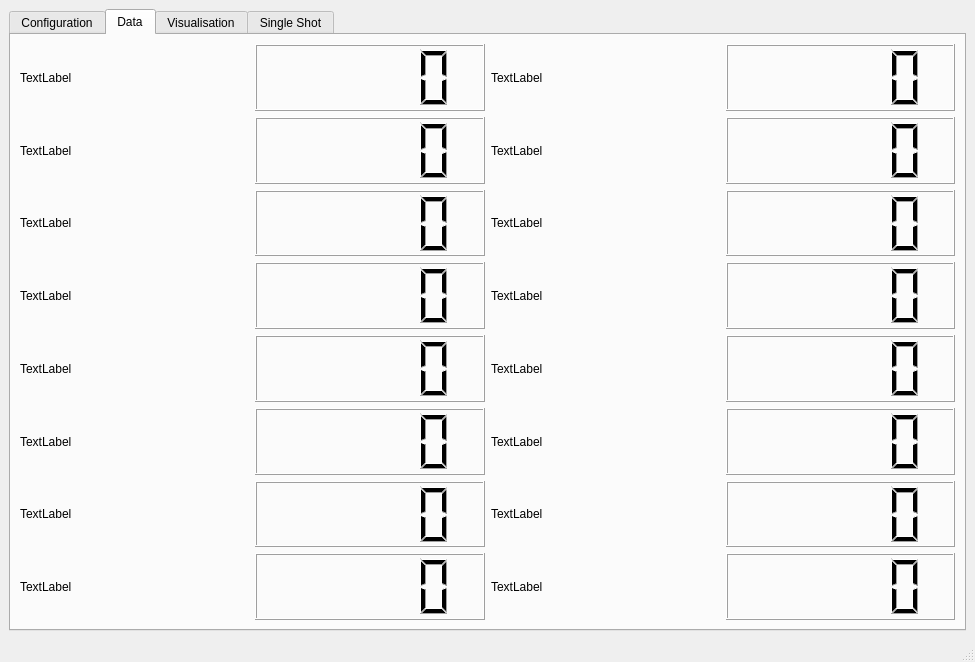
<?xml version="1.0" encoding="UTF-8"?>
<ui version="4.0">
 <class>MainWindow</class>
 <widget class="QMainWindow" name="MainWindow">
  <property name="geometry">
   <rect>
    <x>0</x>
    <y>0</y>
    <width>975</width>
    <height>662</height>
   </rect>
  </property>
  <property name="windowTitle">
   <string>Counter Program</string>
  </property>
  <widget class="QWidget" name="centralwidget">
   <layout class="QHBoxLayout" name="horizontalLayout_2">
    <item>
     <widget class="QTabWidget" name="tabWidget">
      <property name="currentIndex">
       <number>1</number>
      </property>
      <widget class="QWidget" name="Configuration">
       <attribute name="title">
        <string>Configuration</string>
       </attribute>
       <layout class="QGridLayout" name="gridLayout_3">
        <item row="0" column="0">
         <layout class="QGridLayout" name="gridLayout_2">
          <item row="4" column="3">
           <widget class="QLineEdit" name="lineEdit_conf_data_loc">
            <property name="font">
             <font>
              <italic>true</italic>
             </font>
            </property>
            <property name="text">
             <string>./data/</string>
            </property>
            <property name="frame">
             <bool>true</bool>
            </property>
            <property name="alignment">
             <set>Qt::AlignLeading|Qt::AlignLeft|Qt::AlignVCenter</set>
            </property>
            <property name="placeholderText">
             <string/>
            </property>
           </widget>
          </item>
          <item row="4" column="1">
           <widget class="QLabel" name="label_data_location">
            <property name="text">
             <string>Data location</string>
            </property>
           </widget>
          </item>
          <item row="1" column="1">
           <widget class="QLabel" name="label_averages">
            <property name="text">
             <string>Nr of avrerages</string>
            </property>
           </widget>
          </item>
          <item row="7" column="1">
           <spacer name="horizontalSpacer">
            <property name="orientation">
             <enum>Qt::Horizontal</enum>
            </property>
            <property name="sizeHint" stdset="0">
             <size>
              <width>40</width>
              <height>20</height>
             </size>
            </property>
           </spacer>
          </item>
          <item row="8" column="1">
           <widget class="QPushButton" name="pushButton_conf_Set_configuration">
            <property name="text">
             <string>Set configuration</string>
            </property>
           </widget>
          </item>
          <item row="1" column="3">
           <widget class="QSpinBox" name="spinBox_conf_averages">
            <property name="buttonSymbols">
             <enum>QAbstractSpinBox::NoButtons</enum>
            </property>
            <property name="value">
             <number>1</number>
            </property>
           </widget>
          </item>
          <item row="8" column="3">
           <widget class="QPushButton" name="pushButton_conf_start">
            <property name="text">
             <string>Start</string>
            </property>
           </widget>
          </item>
          <item row="8" column="2">
           <widget class="QPushButton" name="pushButton_conf_stop">
            <property name="text">
             <string>Stop</string>
            </property>
           </widget>
          </item>
          <item row="0" column="3">
           <widget class="QSpinBox" name="spinBox_conf_akw_time">
            <property name="buttonSymbols">
             <enum>QAbstractSpinBox::NoButtons</enum>
            </property>
            <property name="maximum">
             <number>100000</number>
            </property>
            <property name="value">
             <number>1000</number>
            </property>
           </widget>
          </item>
          <item row="3" column="3">
           <widget class="QTimeEdit" name="timeEdit_conf_save_period">
            <property name="currentSection">
             <enum>QDateTimeEdit::MinuteSection</enum>
            </property>
            <property name="displayFormat">
             <string>mm:ss</string>
            </property>
            <property name="time">
             <time>
              <hour>0</hour>
              <minute>10</minute>
              <second>0</second>
             </time>
            </property>
           </widget>
          </item>
          <item row="5" column="1">
           <widget class="QLabel" name="label">
            <property name="text">
             <string>Data save type</string>
            </property>
           </widget>
          </item>
          <item row="3" column="1">
           <widget class="QLabel" name="label_save_period">
            <property name="text">
             <string>Auto save period</string>
            </property>
           </widget>
          </item>
          <item row="3" column="2">
           <widget class="QPushButton" name="pushButton_conf_Force_save">
            <property name="text">
             <string>Force save now</string>
            </property>
           </widget>
          </item>
          <item row="5" column="3">
           <widget class="QComboBox" name="comboBox_conf_save_type">
            <item>
             <property name="text">
              <string>JSON</string>
             </property>
            </item>
            <item>
             <property name="text">
              <string>Exel compliant</string>
             </property>
            </item>
           </widget>
          </item>
          <item row="7" column="2">
           <spacer name="horizontalSpacer_2">
            <property name="orientation">
             <enum>Qt::Horizontal</enum>
            </property>
            <property name="sizeType">
             <enum>QSizePolicy::MinimumExpanding</enum>
            </property>
            <property name="sizeHint" stdset="0">
             <size>
              <width>40</width>
              <height>20</height>
             </size>
            </property>
           </spacer>
          </item>
          <item row="7" column="3">
           <spacer name="verticalSpacer_2">
            <property name="orientation">
             <enum>Qt::Vertical</enum>
            </property>
            <property name="sizeHint" stdset="0">
             <size>
              <width>20</width>
              <height>40</height>
             </size>
            </property>
           </spacer>
          </item>
          <item row="4" column="2" alignment="Qt::AlignHCenter|Qt::AlignVCenter">
           <widget class="QToolButton" name="toolButton_conf_log_file_location">
            <property name="sizePolicy">
             <sizepolicy hsizetype="Maximum" vsizetype="Maximum">
              <horstretch>0</horstretch>
              <verstretch>0</verstretch>
             </sizepolicy>
            </property>
            <property name="minimumSize">
             <size>
              <width>0</width>
              <height>0</height>
             </size>
            </property>
            <property name="layoutDirection">
             <enum>Qt::LeftToRight</enum>
            </property>
            <property name="autoFillBackground">
             <bool>false</bool>
            </property>
            <property name="text">
             <string>Log file location</string>
            </property>
           </widget>
          </item>
          <item row="0" column="1">
           <widget class="QLabel" name="label_akw_time">
            <property name="text">
             <string>Acquisition time [ms]</string>
            </property>
           </widget>
          </item>
          <item row="6" column="1">
           <widget class="QLabel" name="label_18">
            <property name="text">
             <string>Arduino Port</string>
            </property>
           </widget>
          </item>
          <item row="6" column="3">
           <widget class="QComboBox" name="comboBox_conf_Port_name"/>
          </item>
         </layout>
        </item>
       </layout>
      </widget>
      <widget class="QWidget" name="Data">
       <attribute name="title">
        <string>Data</string>
       </attribute>
       <layout class="QHBoxLayout" name="horizontalLayout">
        <item>
         <layout class="QGridLayout" name="gridLayout">
          <item row="7" column="0">
           <widget class="QLabel" name="label_8">
            <property name="text">
             <string>TextLabel</string>
            </property>
           </widget>
          </item>
          <item row="6" column="1">
           <widget class="QLCDNumber" name="lcdNumber_7"/>
          </item>
          <item row="3" column="1">
           <widget class="QLCDNumber" name="lcdNumber_4"/>
          </item>
          <item row="7" column="2">
           <widget class="QLabel" name="label_16">
            <property name="text">
             <string>TextLabel</string>
            </property>
           </widget>
          </item>
          <item row="2" column="2">
           <widget class="QLabel" name="label_11">
            <property name="text">
             <string>TextLabel</string>
            </property>
           </widget>
          </item>
          <item row="7" column="1">
           <widget class="QLCDNumber" name="lcdNumber_8"/>
          </item>
          <item row="4" column="0">
           <widget class="QLabel" name="label_5">
            <property name="text">
             <string>TextLabel</string>
            </property>
           </widget>
          </item>
          <item row="5" column="0">
           <widget class="QLabel" name="label_6">
            <property name="text">
             <string>TextLabel</string>
            </property>
           </widget>
          </item>
          <item row="5" column="1">
           <widget class="QLCDNumber" name="lcdNumber_6"/>
          </item>
          <item row="0" column="1">
           <widget class="QLCDNumber" name="lcdNumber_1"/>
          </item>
          <item row="4" column="1">
           <widget class="QLCDNumber" name="lcdNumber_5"/>
          </item>
          <item row="3" column="2">
           <widget class="QLabel" name="label_12">
            <property name="text">
             <string>TextLabel</string>
            </property>
           </widget>
          </item>
          <item row="1" column="2">
           <widget class="QLabel" name="label_10">
            <property name="text">
             <string>TextLabel</string>
            </property>
           </widget>
          </item>
          <item row="5" column="2">
           <widget class="QLabel" name="label_14">
            <property name="text">
             <string>TextLabel</string>
            </property>
           </widget>
          </item>
          <item row="1" column="1">
           <widget class="QLCDNumber" name="lcdNumber_2"/>
          </item>
          <item row="4" column="2">
           <widget class="QLabel" name="label_13">
            <property name="text">
             <string>TextLabel</string>
            </property>
           </widget>
          </item>
          <item row="0" column="0">
           <widget class="QLabel" name="label_1">
            <property name="text">
             <string>TextLabel</string>
            </property>
           </widget>
          </item>
          <item row="6" column="2">
           <widget class="QLabel" name="label_15">
            <property name="text">
             <string>TextLabel</string>
            </property>
           </widget>
          </item>
          <item row="0" column="2">
           <widget class="QLabel" name="label_9">
            <property name="text">
             <string>TextLabel</string>
            </property>
           </widget>
          </item>
          <item row="1" column="0">
           <widget class="QLabel" name="label_2">
            <property name="text">
             <string>TextLabel</string>
            </property>
           </widget>
          </item>
          <item row="3" column="0">
           <widget class="QLabel" name="label_4">
            <property name="text">
             <string>TextLabel</string>
            </property>
           </widget>
          </item>
          <item row="2" column="0">
           <widget class="QLabel" name="label_3">
            <property name="text">
             <string>TextLabel</string>
            </property>
           </widget>
          </item>
          <item row="6" column="0">
           <widget class="QLabel" name="label_7">
            <property name="text">
             <string>TextLabel</string>
            </property>
           </widget>
          </item>
          <item row="2" column="1">
           <widget class="QLCDNumber" name="lcdNumber_3"/>
          </item>
          <item row="0" column="3">
           <widget class="QLCDNumber" name="lcdNumber_9"/>
          </item>
          <item row="1" column="3">
           <widget class="QLCDNumber" name="lcdNumber_10"/>
          </item>
          <item row="2" column="3">
           <widget class="QLCDNumber" name="lcdNumber_11"/>
          </item>
          <item row="3" column="3">
           <widget class="QLCDNumber" name="lcdNumber_12"/>
          </item>
          <item row="4" column="3">
           <widget class="QLCDNumber" name="lcdNumber_13"/>
          </item>
          <item row="5" column="3">
           <widget class="QLCDNumber" name="lcdNumber_14"/>
          </item>
          <item row="6" column="3">
           <widget class="QLCDNumber" name="lcdNumber_15"/>
          </item>
          <item row="7" column="3">
           <widget class="QLCDNumber" name="lcdNumber_16"/>
          </item>
         </layout>
        </item>
       </layout>
      </widget>
      <widget class="QWidget" name="Visualisation">
       <attribute name="title">
        <string>Visualisation</string>
       </attribute>
       <layout class="QGridLayout" name="gridLayout_4">
        <item row="1" column="0">
         <spacer name="horizontalSpacer_3">
          <property name="orientation">
           <enum>Qt::Horizontal</enum>
          </property>
          <property name="sizeHint" stdset="0">
           <size>
            <width>40</width>
            <height>20</height>
           </size>
          </property>
         </spacer>
        </item>
        <item row="0" column="0" colspan="2">
         <widget class="QFrame" name="frame">
          <property name="frameShape">
           <enum>QFrame::StyledPanel</enum>
          </property>
          <property name="frameShadow">
           <enum>QFrame::Raised</enum>
          </property>
          <layout class="QHBoxLayout" name="horizontalLayout_4">
           <item>
            <widget class="QWidget" name="Put_fig_here" native="true"/>
           </item>
          </layout>
         </widget>
        </item>
        <item row="1" column="1">
         <widget class="QCheckBox" name="checkBox_vis_logscale">
          <property name="text">
           <string>Logaritmic scale</string>
          </property>
         </widget>
        </item>
       </layout>
      </widget>
      <widget class="QWidget" name="tab">
       <attribute name="title">
        <string>Single Shot</string>
       </attribute>
       <layout class="QHBoxLayout" name="horizontalLayout_3">
        <item>
         <layout class="QGridLayout" name="gridLayout_5">
          <item row="0" column="0" colspan="4">
           <widget class="QFrame" name="Put_fig_here_OneShot">
            <property name="frameShape">
             <enum>QFrame::StyledPanel</enum>
            </property>
            <property name="frameShadow">
             <enum>QFrame::Raised</enum>
            </property>
           </widget>
          </item>
          <item row="3" column="2">
           <widget class="QLineEdit" name="lineEdit_ss_file_loc">
            <property name="text">
             <string>./data/SingleShot/</string>
            </property>
           </widget>
          </item>
          <item row="4" column="0">
           <widget class="QLabel" name="label_17">
            <property name="text">
             <string>Acquisition time [ms]</string>
            </property>
           </widget>
          </item>
          <item row="3" column="3">
           <widget class="QToolButton" name="toolButton_ss_save_loc">
            <property name="enabled">
             <bool>true</bool>
            </property>
            <property name="sizePolicy">
             <sizepolicy hsizetype="Fixed" vsizetype="Fixed">
              <horstretch>0</horstretch>
              <verstretch>0</verstretch>
             </sizepolicy>
            </property>
            <property name="font">
             <font>
              <stylestrategy>PreferDefault</stylestrategy>
             </font>
            </property>
            <property name="layoutDirection">
             <enum>Qt::LeftToRight</enum>
            </property>
            <property name="text">
             <string>Log file location</string>
            </property>
            <property name="arrowType">
             <enum>Qt::NoArrow</enum>
            </property>
           </widget>
          </item>
          <item row="3" column="0">
           <widget class="QLabel" name="OneShot_save_loc_label">
            <property name="text">
             <string>Save location</string>
            </property>
           </widget>
          </item>
          <item row="4" column="2">
           <widget class="QSpinBox" name="spinBox_ss_akw_time_">
            <property name="buttonSymbols">
             <enum>QAbstractSpinBox::NoButtons</enum>
            </property>
           </widget>
          </item>
          <item row="7" column="0" colspan="4">
           <widget class="QPushButton" name="pushButton_ss_run">
            <property name="text">
             <string>Run</string>
            </property>
           </widget>
          </item>
          <item row="4" column="3">
           <widget class="QCheckBox" name="checkBox_logscale_OneShot">
            <property name="text">
             <string>Logaritmic scale</string>
            </property>
           </widget>
          </item>
         </layout>
        </item>
       </layout>
      </widget>
     </widget>
    </item>
   </layout>
  </widget>
  <widget class="QStatusBar" name="statusbar"/>
 </widget>
 <resources/>
 <connections/>
</ui>
